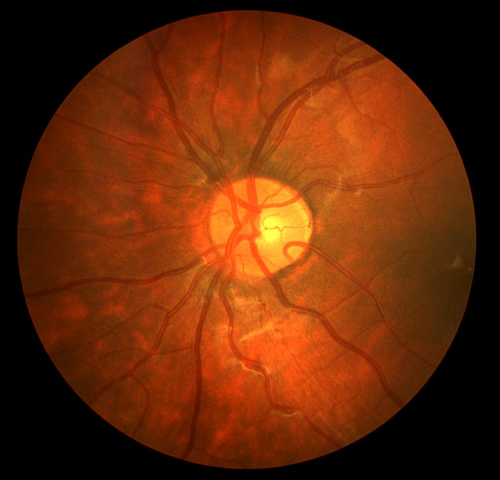
#> input picture data/Image_01L.jpg, 999 x 960 px (shown at 1/2 size); its folder holds only this picture in this run
$ python detector.py   (older library calls are emulated)
#> lines starting #> are read from the running program, lines starting #| are printed output that depends on the picture; after the words box and inside, x2 and y2 are one past the last pixel; in counts of white or black regions, pixels touching at a corner belong together
#> further down, org_image is the input picture: shape (960, 999, 3); mean B, G, R 8.6, 41.1, 101.9
import os
import cv2
import numpy as np
import matplotlib.pyplot as plt

def morphology_diff(contrast_green, clahe):
    #apply open / closing morphology
    #1st
    open1 = cv2.morphologyEx(contrast_green, cv2.MORPH_OPEN, cv2.getStructuringElement(cv2.MORPH_ELLIPSE,(5,5)), iterations = 1)
    close1 = cv2.morphologyEx(open1, cv2.MORPH_CLOSE, cv2.getStructuringElement(cv2.MORPH_ELLIPSE,(5,5)), iterations = 1)
    #2nd
    open2 = cv2.morphologyEx(close1, cv2.MORPH_OPEN, cv2.getStructuringElement(cv2.MORPH_ELLIPSE,(11,11)), iterations = 1)
    close2 = cv2.morphologyEx(open2, cv2.MORPH_CLOSE, cv2.getStructuringElement(cv2.MORPH_ELLIPSE,(11,11)), iterations = 1)
    #3rd
    open3 = cv2.morphologyEx(close2, cv2.MORPH_OPEN, cv2.getStructuringElement(cv2.MORPH_ELLIPSE,(23,23)), iterations = 1)
    close3 = cv2.morphologyEx(open3, cv2.MORPH_CLOSE, cv2.getStructuringElement(cv2.MORPH_ELLIPSE,(23,23)), iterations = 1)
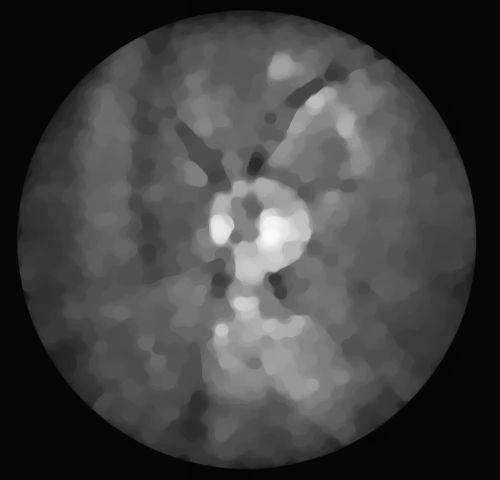
#> close3: shape (960, 999) (shown at 1/2 size); min 5, max 248, mean 65.7
    #make diff between contrast_green & blured vision
    contrast_morph = cv2.subtract(close3, contrast_green)
    return clahe.apply(contrast_morph)

def remove_noise(morph_image):
    ret, thr = cv2.threshold(morph_image,15,255,cv2.THRESH_BINARY)
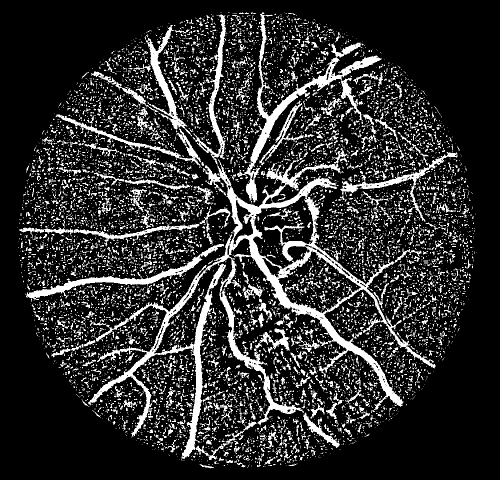
#> thr: shape (960, 999) (shown at 1/2 size); 18.1% white; 8532 white regions (7328 under 20 px)
    mask = np.ones(morph_image.shape[:2], dtype="uint8") * 255
    im2, contours, hierarchy = cv2.findContours(thr.copy(), cv2.RETR_LIST, cv2.CHAIN_APPROX_SIMPLE)
#> contours = 9015 contours, 8425 with area under 20; largest, box (x1, y1, x2, y2) and area: (176, 29, 871, 918) 60110, (555, 500, 723, 627) 10809, (505, 391, 628, 539) 10052, (474, 25, 764, 405) 8698, (51, 488, 448, 604) 4260
    for cnt in contours:
        if cv2.contourArea(cnt) <= 200:
            cv2.drawContours(mask, [cnt], -1, 0, -1)
#> this loop made 9015 passes
#> cnt on passes 1 to 3: [[494, 934], [495, 934]], [[529, 932], [530, 932]], [[526, 932], [527, 933], [527, 932]]
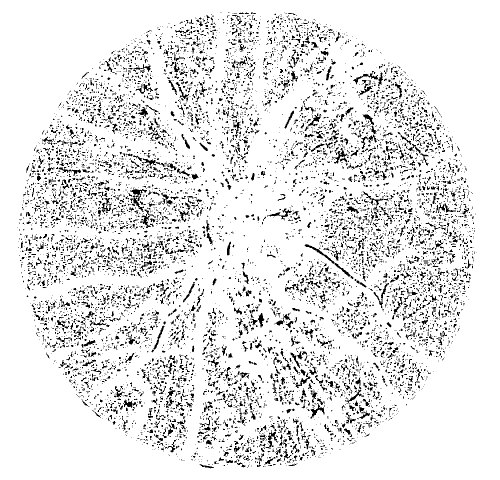
#> mask: shape (960, 999) (shown at 1/2 size); 89.9% white; black in thin lines or dots, all inside (x1, y1, x2, y2) = (35, 24, 953, 937)
    im = cv2.bitwise_and(morph_image, morph_image, mask=mask)
    ret,fin_thr = cv2.threshold(im,15,255,cv2.THRESH_BINARY_INV)
#> fin_thr: shape (960, 999); 91.7% white; 63 black regions (26 under 20 px), largest, box (x1, y1, x2, y2) and area: (387, 29, 871, 814) 26451, (176, 467, 482, 918) 12629, (474, 25, 764, 405) 9481
    new_img = cv2.erode(fin_thr, cv2.getStructuringElement(cv2.MORPH_ELLIPSE,(3,3)), iterations=1)
#> new_img: shape (960, 999); 88.8% white; 25 black regions (1 under 20 px), largest, box (x1, y1, x2, y2) and area: (175, 28, 872, 921) 60873, (473, 24, 765, 406) 12115, (111, 49, 403, 337) 7866
    return new_img

def remove_blob(clear_image, org_image):
    fundus_eroded = cv2.bitwise_not(clear_image)
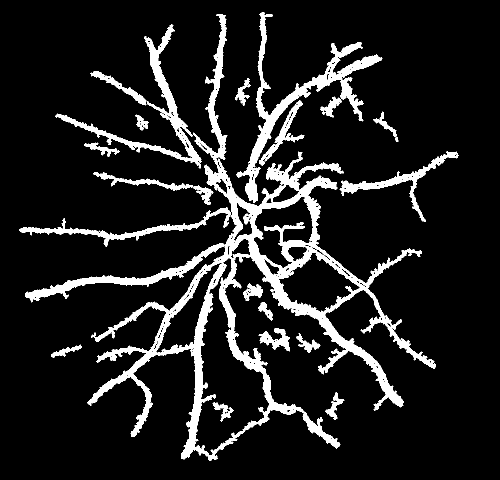
#> fundus_eroded: shape (960, 999) (shown at 1/2 size); 11.2% white; 25 white regions (1 under 20 px)
    xmask = np.ones(org_image.shape[:2], dtype="uint8") * 255
    x1, xcontours, xhierarchy = cv2.findContours(fundus_eroded.copy(),cv2.RETR_LIST,cv2.CHAIN_APPROX_SIMPLE)
#> xcontours = 522 contours, 445 with area under 20; largest, box (x1, y1, x2, y2) and area: (175, 28, 872, 921) 113238, (311, 515, 540, 911) 32574, (473, 24, 765, 406) 11287, (557, 504, 721, 626) 10148, (506, 392, 627, 537) 9210; xhierarchy = 522 rows, first 6: [1, -1, -1, -1], [2, 0, -1, -1], [3, 1, -1, -1], [4, 2, -1, -1], [5, 3, -1, -1], [6, 4, -1, -1]
    for cnt in xcontours:
        shape = "unidentified"
        peri = cv2.arcLength(cnt, True)
        approx = cv2.approxPolyDP(cnt, 0.04 * peri, False)
        if len(approx) > 4 and cv2.contourArea(cnt) <= 3000 and cv2.contourArea(cnt) >= 100:
            shape = "circle"
        else:
            shape = "veins"
        if(shape=="circle"):
            cv2.drawContours(xmask, [cnt], -1, 0, -1)
#> this loop made 522 passes
#> (shape, peri, approx) on passes 1, 3, 6, 7, 8, 9, 10, 11, 12, 13: ('veins', 5.66, [[393, 896], [394, 895], [395, 896], [394, 897]]), ('veins', 5.66, [[662, 880], [663, 879], [664, 880], [663, 881]]), ('veins', 5.66, [[377, 851], [378, 850], [379, 851], [378, 852]]), ('veins', 5.66, [[275, 833], [276, 832], [277, 833], [276, 834]]), ('veins', 5.66, [[448, 830], [449, 829], [450, 830], [449, 831]]), ('veins', 5.66, [[665, 825], [666, 824], [667, 825], [666, 826]]), ('veins', 5.66, [[607, 825], [608, 824], [609, 825], [608, 826]]), ('veins', 5.66, [[564, 823], [565, 822], [566, 823], [565, 824]]), ('veins', 5.66, [[662, 821], [663, 820], [664, 821], [663, 822]]), ('veins', 5.66, [[583, 819], [584, 818], [585, 819], [584, 820]])
#> (peri, shape) on passes 61 to 66: (7.66, 'veins'), (5.66, 'veins'), (15.9, 'veins'), (5.66, 'veins'), (5.66, 'veins'), (13.9, 'veins')
#> xmask: shape (960, 999); 98.5% white; 18 black regions, largest, box (x1, y1, x2, y2) and area: (518, 200, 609, 332) 1969, (467, 400, 506, 489) 1330, (517, 656, 580, 703) 1288

    finimage = cv2.bitwise_and(fundus_eroded,fundus_eroded,mask=xmask)
#> finimage: shape (960, 999); 10.1% white; 12 white regions (1 under 20 px), largest, box (x1, y1, x2, y2) and area: (175, 28, 872, 921) 60135, (473, 24, 765, 406) 12115, (111, 49, 403, 337) 7866
    blood_vessels = cv2.bitwise_not(finimage)
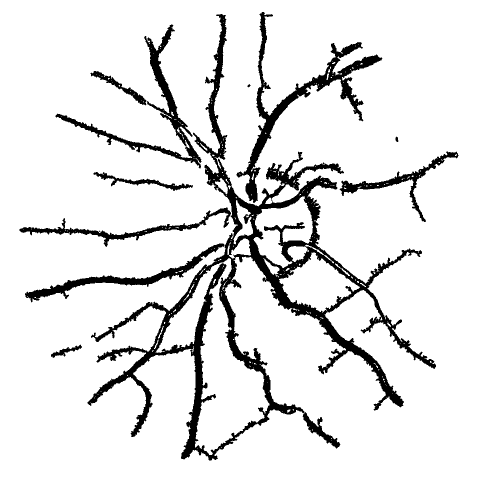
#> blood_vessels: shape (960, 999) (shown at 1/2 size); 89.9% white; 12 black regions (1 under 20 px), largest, box (x1, y1, x2, y2) and area: (175, 28, 872, 921) 60135, (473, 24, 765, 406) 12115, (111, 49, 403, 337) 7866
    return blood_vessels

def detect_vessel(org_image):
    copy_org_image = org_image.copy()
    #make split of red green blue colors
    blue, green, red = cv2.split(org_image)
    #create a CLAHE object
    clahe = cv2.createCLAHE(clipLimit=5.0, tileGridSize=(8,8))
    contrast_green = clahe.apply(green)
    #get image after morph - blured & clahe
    morph_image = morphology_diff(contrast_green, clahe)
    #remove noise
    clear_image = remove_noise(morph_image)
    #remove blobs
    fin_image = remove_blob(clear_image, org_image)
    i = 0
    j = 0
    for gr, fin in zip(green, fin_image):
        for g, f in zip(gr, fin):
            if(f == 0):
                green[i][j] = 255
            j = j + 1
        j = 0
        i = i + 1
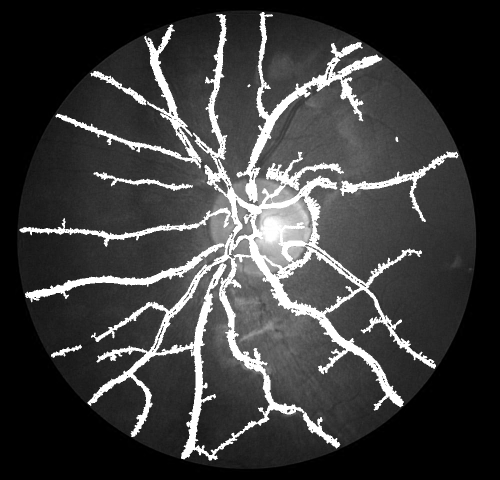
#> green: shape (960, 999) (shown at 1/2 size); min 0, max 255, mean 61.1
#> after the loop, i = 960
    #return fin_image
    return fin_image, cv2.merge(( blue, green, red))


if __name__ == "__main__":
    data_catalog = "data"
    raw_catalog = "raw_vessels"
    vessel_catalog = "vessels_images"
    files_names = [x for x in os.listdir(data_catalog) if os.path.isfile(os.path.join(data_catalog,x))]
    files_names.sort()

    for file_name in files_names:
        out_name = file_name.split('.')[0]
        org_image = cv2.imread(data_catalog + '/' + file_name)
        raw_vessel, vessel_image = detect_vessel(org_image)
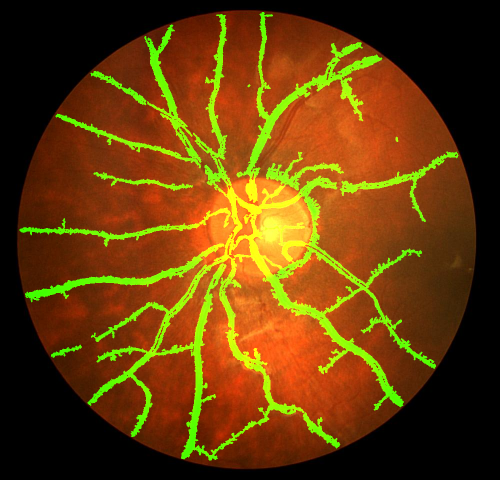
#> vessel_image: shape (960, 999, 3) (shown at 1/2 size); mean B, G, R 8.6, 61.1, 101.9
        cv2.imwrite(raw_catalog + '/' + out_name + ".JPG", raw_vessel)
        cv2.imwrite(vessel_catalog + '/' + out_name + ".JPG", vessel_image)

$ run again, on data/Image_03R.jpg
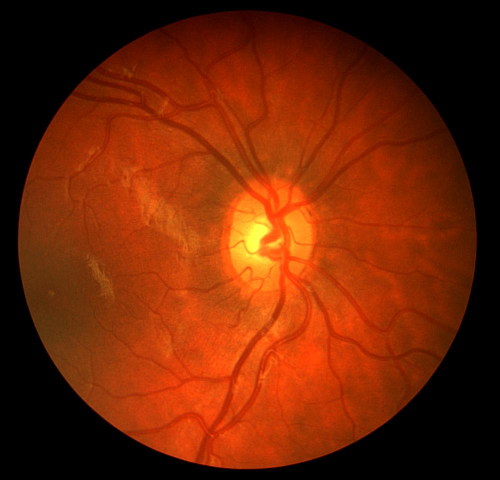
#> input picture data/Image_03R.jpg, 999 x 960 px (shown at 1/2 size)
#> org_image is the input picture: shape (960, 999, 3); mean B, G, R 5.5, 37.3, 112.8
#> in remove_noise, `ret, thr = cv2.threshold(morph_image,15,255,cv2.THRESH_BINARY)`:
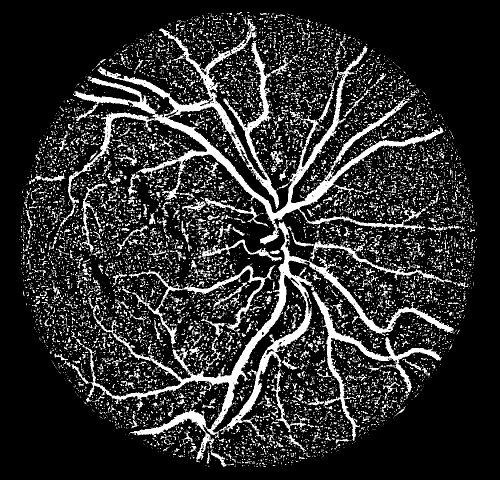
#> thr: shape (960, 999) (shown at 1/2 size); 17.9% white; 8640 white regions (7532 under 20 px)
#> contours = 9061 contours, 8567 with area under 20; largest, box (x1, y1, x2, y2) and area: (136, 34, 908, 920) 54014, (624, 582, 884, 882) 5749, (257, 530, 551, 695) 3496, (583, 462, 904, 565) 1974, (662, 194, 822, 340) 1600
#> the loop in remove_noise, `for cnt in contours:` made 9061 passes
#> cnt on passes 1 to 3: [[469, 933], [471, 933]], [[513, 932], [513, 933], [515, 933], [514, 932]], [[416, 932], [418, 932]]
#> fin_thr: shape (960, 999); 91.3% white; 69 black regions (33 under 20 px), largest, box (x1, y1, x2, y2) and area: (136, 34, 908, 920) 58849, (624, 582, 884, 882) 6579, (257, 530, 551, 663) 3273
#> new_img: shape (960, 999); 88.4% white; 11 black regions, largest, box (x1, y1, x2, y2) and area: (135, 33, 909, 935) 83545, (623, 581, 885, 883) 8436, (256, 529, 552, 696) 7185
#> fundus_eroded: shape (960, 999); 11.6% white; 11 white regions
#> xcontours = 464 contours, 429 with area under 20; largest, box (x1, y1, x2, y2) and area: (135, 33, 909, 935) 79770, (623, 581, 885, 883) 7661, (256, 529, 552, 696) 6256, (582, 461, 905, 566) 3220, (604, 148, 685, 334) 2646; xhierarchy = 464 rows, first 6: [1, -1, -1, -1], [2, 0, -1, -1], [3, 1, -1, -1], [4, 2, -1, -1], [5, 3, -1, -1], [6, 4, -1, -1]
#> the loop in remove_blob, `for cnt in xcontours:` made 464 passes
#> (shape, peri, approx) on passes 1, 2, 4, 7, 8, 9: ('veins', 5.66, [[448, 928], [449, 927], [450, 928], [449, 929]]), ('veins', 5.66, [[402, 908], [403, 907], [404, 908], [403, 909]]), ('veins', 5.66, [[404, 888], [405, 887], [406, 888], [405, 889]]), ('veins', 5.66, [[428, 877], [429, 876], [430, 877], [429, 878]]), ('veins', 11.9, [[415, 872], [417, 873], [415, 876], [413, 874]]), ('veins', 5.66, [[429, 869], [430, 868], [431, 869], [430, 870]])
#> finimage: shape (960, 999); 10.9% white; 5 white regions, box (x1, y1, x2, y2) and area: (135, 33, 909, 935) 83414, (623, 581, 885, 883) 8436, (256, 529, 552, 696) 7185, (582, 461, 905, 566) 3656, (363, 395, 538, 454) 1897
#> after the loop in detect_vessel, `for gr, fin in zip(green, fin_image):`: i = 960
#> `raw_vessel, vessel_image = detect_vessel(org_image)`:
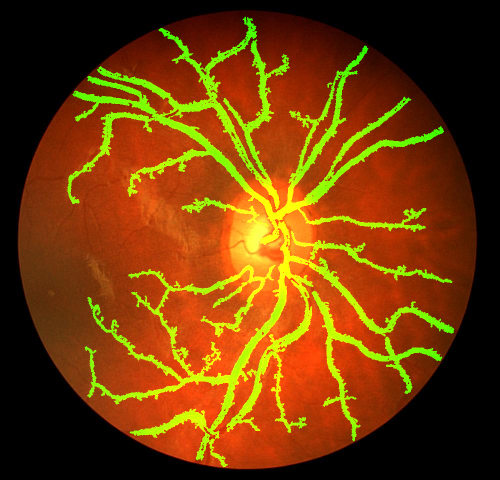
#> vessel_image: shape (960, 999, 3) (shown at 1/2 size); mean B, G, R 5.5, 59.6, 112.8
